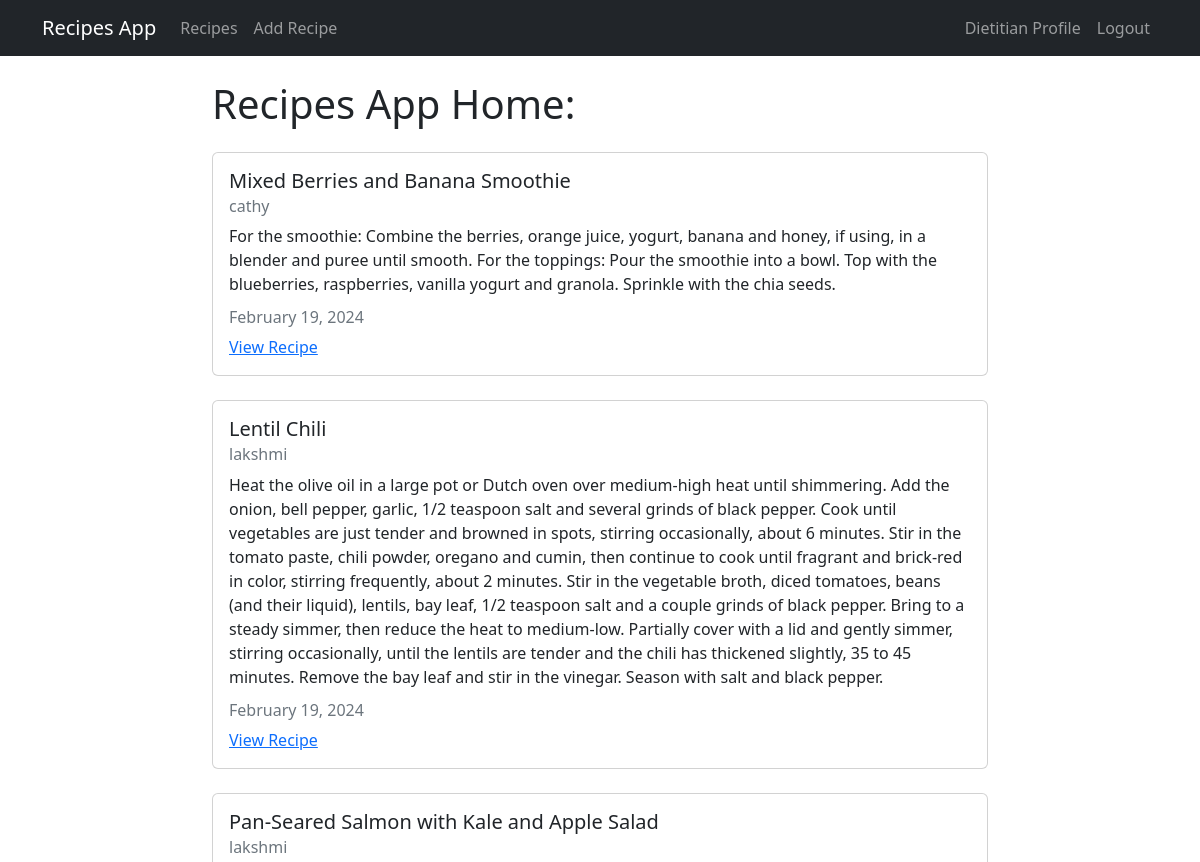
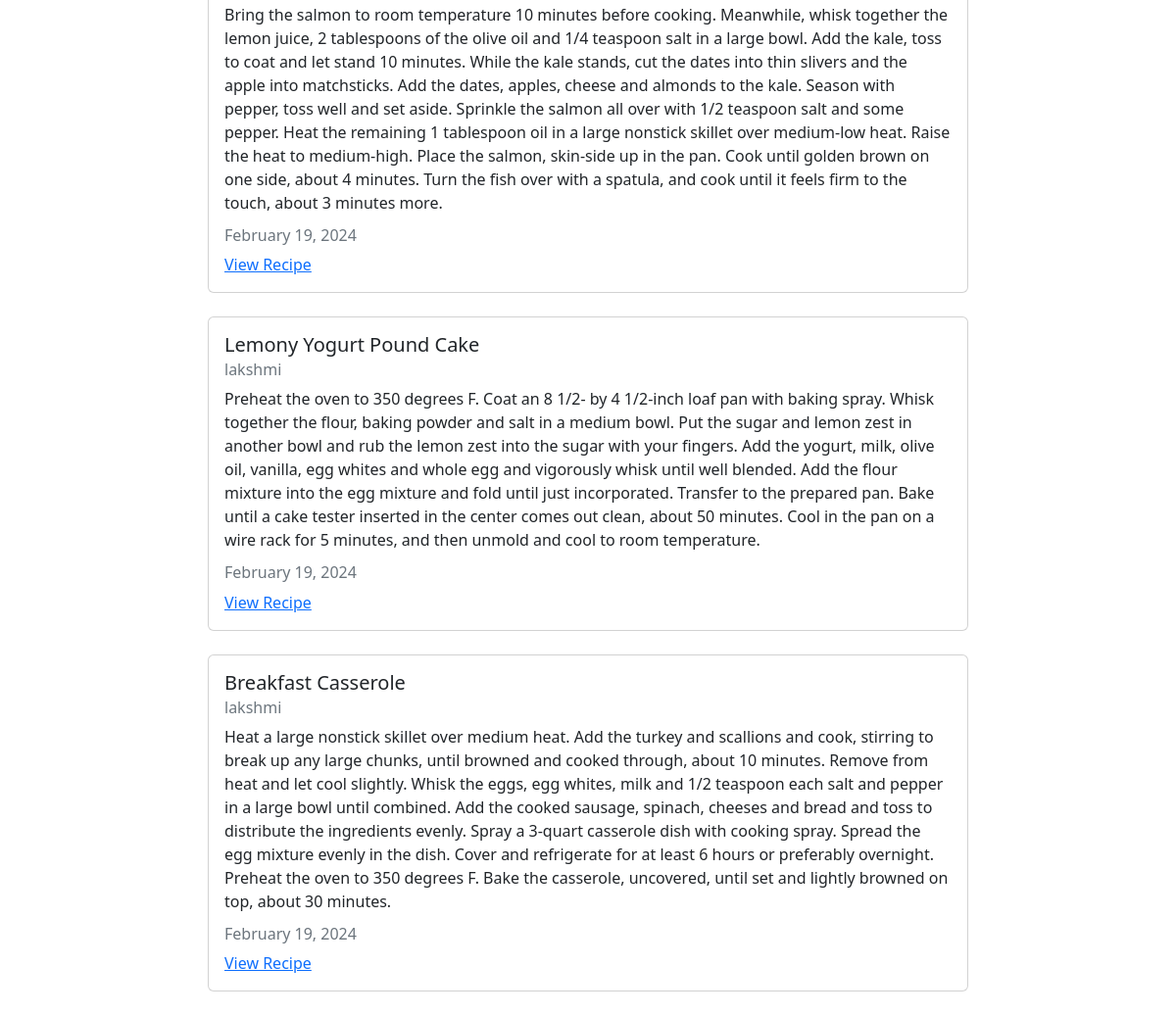
Page /recipes/home (signed in) on the committed database (2 pictures, top to bottom).
### ct/models.py (models this page shows, shortened)
class Recipe(models.Model):
  title = models.CharField(max_length=100)
  description = models.TextField()
  author = models.ForeignKey(settings.AUTH_USER_MODEL, on_delete=models.CASCADE)
  created_at = models.DateTimeField(auto_now_add=True)
  updated_at = models.DateTimeField(auto_now=True)

class CustomUser(AbstractUser):
    CUSTOMER = 1
    DIETITIAN = 2
    DOCTOR = 3
    ROLE_CHOICE = (
     (CUSTOMER, 'Customer'),
     (DIETITIAN, 'Dietitian'),
     (DOCTOR, 'Doctor'),
    )
    username = models.CharField(max_length=100,unique=True ,default='')
    email = models.EmailField(unique=True)
    password = models.CharField(max_length=128)
    is_Customer = models.BooleanField(default=False)
    is_Dietitian = models.BooleanField(default=False)
    is_Doctor = models.BooleanField(default=False)
    REQUIRED_FIELDS = []

### ct/views.py (the view)
# urls.py: path('recipes/home', views.RecipeListView.as_view(), name="recipes-home"),
class RecipeListView(ListView):
  model = models.Recipe
  template_name = 'home.html'
  context_object_name = 'recipes'

### ct/templates/home.html
{% extends "base.html" %}
{% block content %}
<h1>Recipes App Home:</h1>
{% for recipe in recipes %}
<div class="card my-4">
  <div class="card-body">
    <h5 class="card-title">{{ recipe.title }}</h5>
    <h6 class="card-subtitle mb-2 text-muted">{{ recipe.author }}</h6>
    <p class="card-text">{{ recipe.description }}</p>
    <h6 class="card-subtitle mb-2 text-muted">{{ recipe.updated_at|date:"F d, Y" }}</h6>
    <a href="{% url 'recipes-detail' recipe.pk %}" class="card-link">View Recipe</a>
  </div>
</div>
{% endfor %}
{% endblock content %}

### rows in the picture
Recipe: title "Mixed Berries and Banana Smoothie", author "cathy", description "For the smoothie: Combine the berries, orange juice, yogurt, banana and honey, if using, in a blender and puree until smooth. For the toppings: Pour the smoothie into a bowl. Top with the blueberries, raspberries, vanilla yogurt and granola. Sprinkle with the chia seeds.", updated_at "February 19, 2024"
Recipe: title "Lentil Chili", author "lakshmi", description "Heat the olive oil in a large pot or Dutch oven over medium-high heat until shimmering. Add the onion, bell pepper, garlic, 1/2 teaspoon salt and several grinds of black pepper. Cook until vegetables are just tender and browned in spots, stirring occasionally, about 6 minutes. Stir in the tomato paste, chili powder, oregano and cumin, then continue to cook until fragrant and brick-red in color, stirring frequently, about 2 minutes. Stir in the vegetable broth, diced tomatoes, beans (and their liquid), lentils, bay leaf, 1/2 teaspoon salt and a couple grinds of black pepper. Bring to a steady simmer, then reduce the heat to medium-low. Partially cover with a lid and gently simmer, stirring…", updated_at "February 19, 2024"
Recipe: title "Pan-Seared Salmon with Kale and Apple Salad", author "lakshmi", description "Bring the salmon to room temperature 10 minutes before cooking. Meanwhile, whisk together the lemon juice, 2 tablespoons of the olive oil and 1/4 teaspoon salt in a large bowl. Add the kale, toss to coat and let stand 10 minutes. While the kale stands, cut the dates into thin slivers and the apple into matchsticks. Add the dates, apples, cheese and almonds to the kale. Season with pepper, toss well and set aside. Sprinkle the salmon all over with 1/2 teaspoon salt and some pepper. Heat the remaining 1 tablespoon oil in a large nonstick skillet over medium-low heat. Raise the heat to medium-high. Place the salmon, skin-side up in the pan. Cook until golden brown on one side, about 4 minutes.…", updated_at "February 19, 2024"
Recipe: title "Lemony Yogurt Pound Cake", author "lakshmi", description "Preheat the oven to 350 degrees F. Coat an 8 1/2- by 4 1/2-inch loaf pan with baking spray. Whisk together the flour, baking powder and salt in a medium bowl. Put the sugar and lemon zest in another bowl and rub the lemon zest into the sugar with your fingers. Add the yogurt, milk, olive oil, vanilla, egg whites and whole egg and vigorously whisk until well blended. Add the flour mixture into the egg mixture and fold until just incorporated. Transfer to the prepared pan. Bake until a cake tester inserted in the center comes out clean, about 50 minutes. Cool in the pan on a wire rack for 5 minutes, and then unmold and cool to room temperature.", updated_at "February 19, 2024"
Recipe: title "Breakfast Casserole", author "lakshmi", description "Heat a large nonstick skillet over medium heat. Add the turkey and scallions and cook, stirring to break up any large chunks, until browned and cooked through, about 10 minutes. Remove from heat and let cool slightly. Whisk the eggs, egg whites, milk and 1/2 teaspoon each salt and pepper in a large bowl until combined. Add the cooked sausage, spinach, cheeses and bread and toss to distribute the ingredients evenly. Spray a 3-quart casserole dish with cooking spray. Spread the egg mixture evenly in the dish. Cover and refrigerate for at least 6 hours or preferably overnight. Preheat the oven to 350 degrees F. Bake the casserole, uncovered, until set and lightly browned on top, about 30…", updated_at "February 19, 2024"
